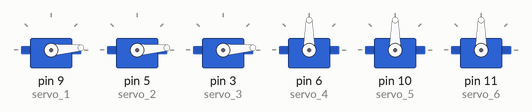
Bench run of a sketch on a simulated Arduino Uno, built with avr-gcc and run on an emulated ATmega328P. On the bench: 6 × servo.

Above: at 0.05 s.
At 0.85 s:
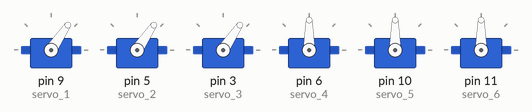
At 1.65 s:
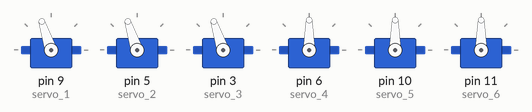
At 3.3 s:
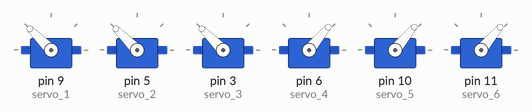
At 4.95 s:
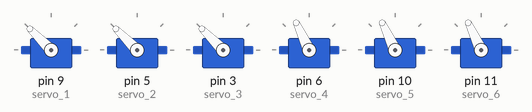
At 6.6 s:
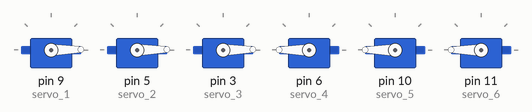
Timing chart, 0 to 8.6 s (numbered marks = the images above):
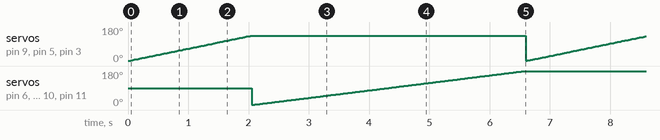

Measured:
- by itself, servo on pin 9 (servo_1), servo on pin 5 (servo_2), servo on pin 3 (servo_3): ramps from 1° to 135° and jumps back, once every 6.6 s

The sketch:

six_servo.ino
```cpp
#include <Servo.h>


int s1 = 0;

int s4 = 0;

Servo servo_1;

Servo servo_2;

Servo servo_3;

Servo servo_4;

Servo servo_5;

Servo servo_6;

void setup()
{
  servo_1.attach(9, 500, 2500);

  servo_2.attach(5, 500, 2500);

  servo_3.attach(3, 500, 2500);

  servo_4.attach(6, 500, 2500);

  servo_5.attach(10, 500, 2500);

  servo_6.attach(11, 500, 2500);

}

void loop()
{
  s1 = 0;
  for (s1 = 1; s1 <= 135; s1 += 1) {
    servo_1.write(s1);
    servo_2.write(s1);
    servo_3.write(s1);
    delay(15); // Wait for 20 millisecond(s)
  }
  for (s1 = 1; s1 >= 135; s1 -= 1) {
    servo_1.write(s1);
    servo_2.write(s1);
    servo_3.write(s1);
  }

  s4 = 0;
  for (s4 = 1; s4 <= 180; s4 += 1) {
    servo_4.write(s4);
    servo_5.write(s4);
    servo_6.write(s4);
    delay(25); // Wait for 20 millisecond(s)
  }
  for (s4 = 1; s4 >= 180; s4 -= 1) {
    servo_4.write(s4);
    servo_5.write(s4);
    servo_6.write(s4);
  }
}
```
